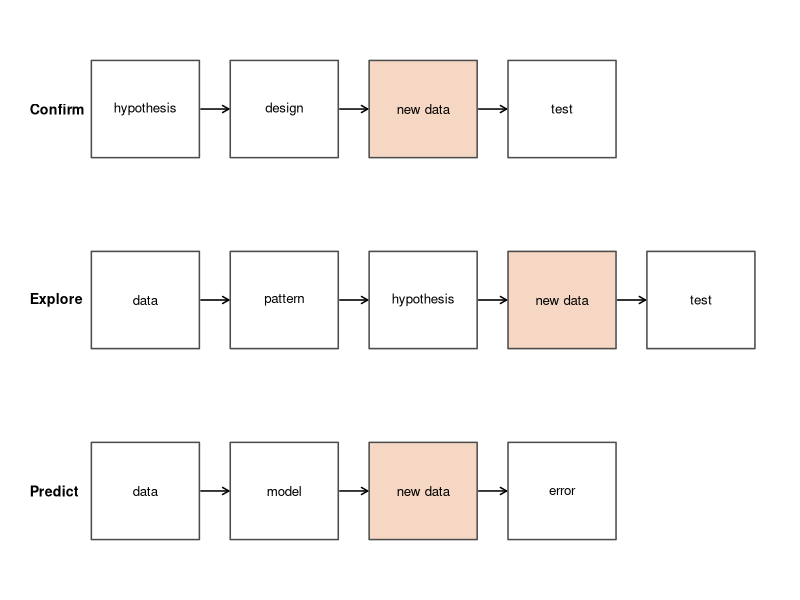
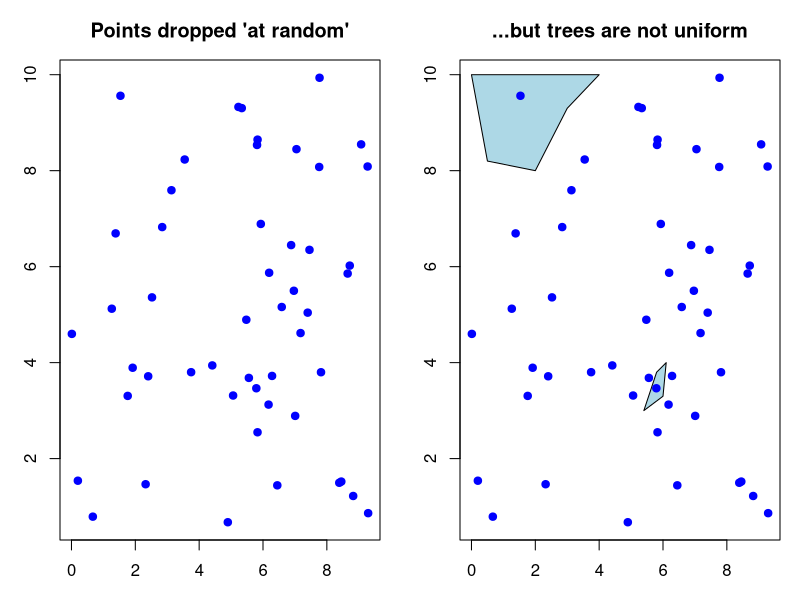
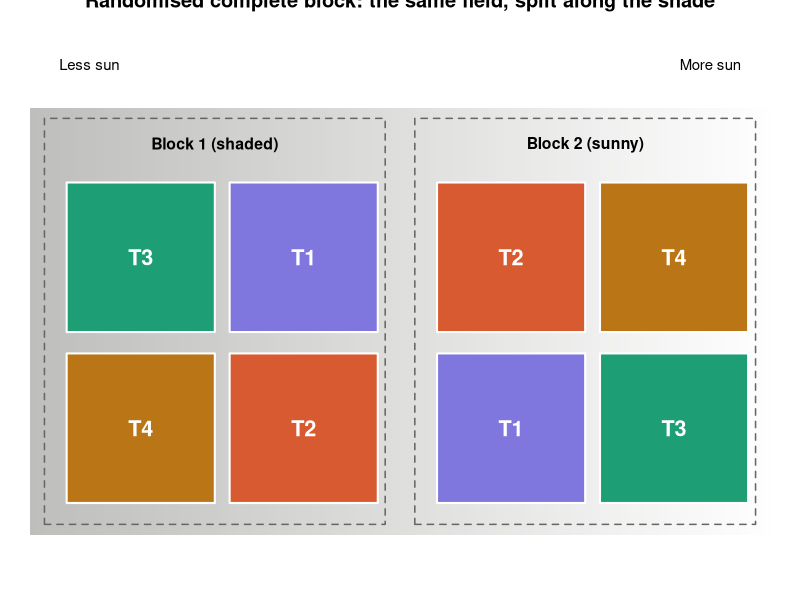
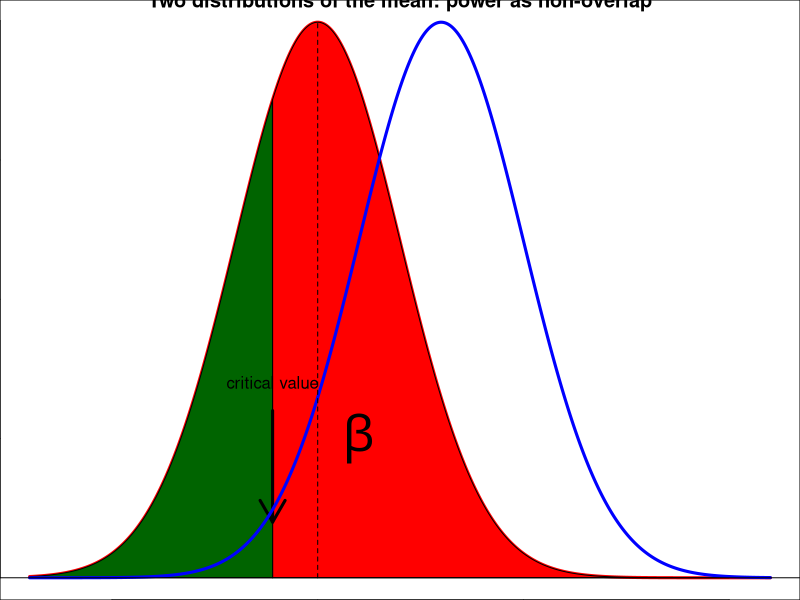
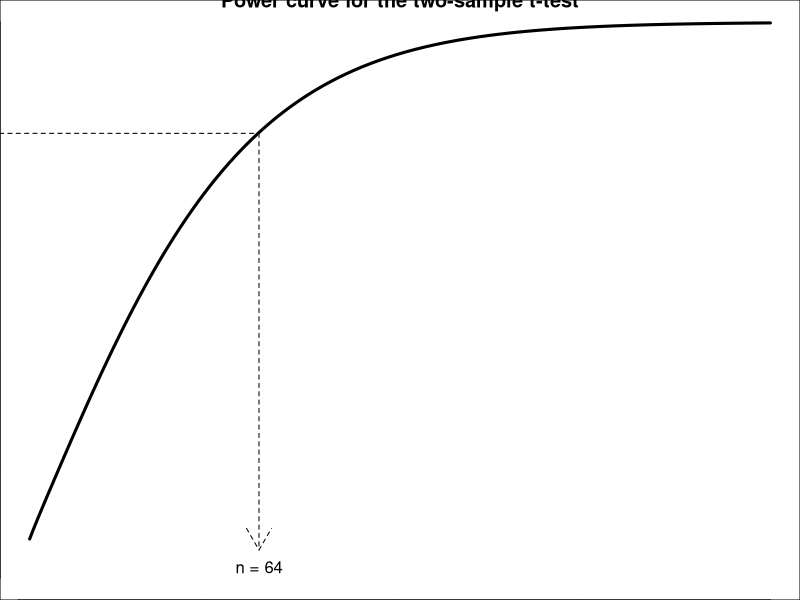
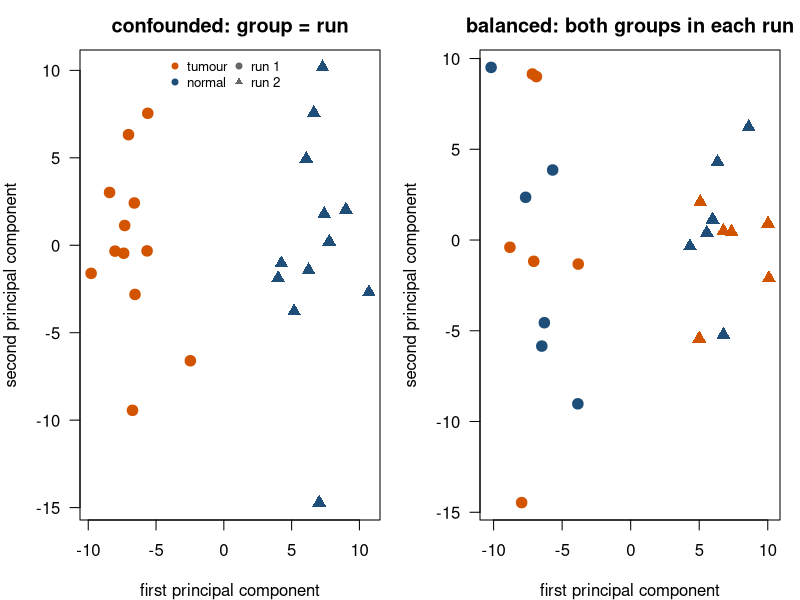
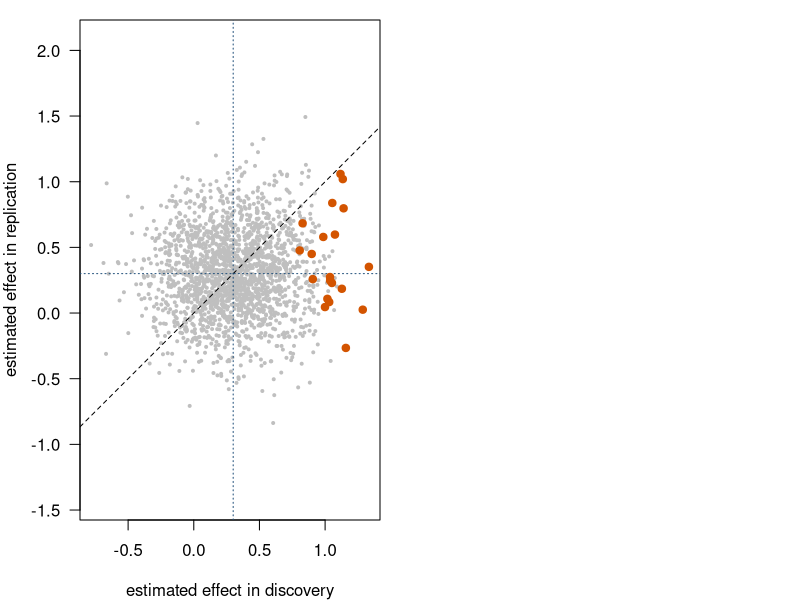

Write R code to recreate these figures, in order.
## ---- chunk 1
#| code-fold: true
#| code-summary: "Code for the diagram"
#| fig-width: 8.5
#| fig-height: 3.6
#| fig-cap: "Three kinds of question, read from left to right. The orange box marks where data that played no part in forming the hypothesis or building the model enter. In confirmatory research these are the data of the study itself, because the hypothesis was fixed beforehand. In exploration and prediction they have to be new data, and that has to be designed in."
box <- function(x, y, label, fill = "white", border = "grey30") {
  rect(x - 0.7, y - 0.28, x + 0.7, y + 0.28, col = fill, border = border, lwd = 1.5)
  text(x, y, label, cex = 0.8)
}
chain <- function(y, labels, fills, title) {
  xs <- seq(1.5, by = 1.8, length.out = length(labels))
  text(0, y, title, adj = 0, font = 2, cex = 0.85)
  for (k in seq_along(labels)) box(xs[k], y, labels[k], fills[k])
  if (length(xs) > 1) arrows(xs[-length(xs)] + 0.72, y, xs[-1] - 0.72, y, length = 0.07, lwd = 1.5)
}
new <- "#F6D7C3"; plain <- "white"
par(mar = c(0, 0, 0, 0))
plot(NA, xlim = c(0, 9.6), ylim = c(0.4, 3.6), axes = FALSE, xlab = "", ylab = "")
chain(3.1, c("hypothesis", "design", "new data", "test"), c(plain, plain, new, plain), "Confirm")
chain(2.0, c("data", "pattern", "hypothesis", "new data", "test"), c(plain, plain, plain, new, plain), "Explore")
chain(0.9, c("data", "model", "new data", "error"), c(plain, plain, new, plain), "Predict")
## ---- chunk 2
#| code-fold: true
#| code-summary: "Code for plot below"
#| 
set.seed(234)
x <- runif(50, 0, 10)
y <- runif(50, 0, 10)

op <- par(mfrow = c(1, 2), mar = c(3, 3, 3, 1))

plot(x, y, col = "blue", pch = 19, main = "Points dropped 'at random'",
     xlab = "", ylab = "")

plot(x, y, type = "n", main = "...but trees are not uniform",
     xlab = "", ylab = "")
polygon(c(0, 0.5, 2, 3, 4), c(10, 8.2, 8, 9.3, 10), col = "lightblue", lwd = 1)
polygon(c(5.4, 6.0, 6.1, 5.8), c(3, 3.3, 4, 3.8), col = "lightblue", lwd = 1)
points(x, y, pch = 19, col = "blue")

par(op)
## ---- chunk 3
#| code-fold: true
#| code-summary: "Plot generating code"
cols <- c(T1 = "#7F77DD", T2 = "#D85A30", T3 = "#1D9E75", T4 = "#BA7517")

plot(NA, xlim = c(0, 10), ylim = c(0, 5.2), axes = FALSE,
     xlab = "", ylab = "",
     main = "Randomised complete block: the same field, split along the shade")

# shade gradient: darker (less sun) on the left, fading to the right
ng <- 100
for (i in 1:ng) {
  rect((i - 1) * 10 / ng, 0.4, i * 10 / ng, 4.4,
       col = rgb(0.37, 0.37, 0.35, 0.40 * (1 - (i - 1) / ng)), border = NA)
}
text(0.4, 4.8, "Less sun", adj = 0, cex = 0.9)
text(9.6, 4.8, "More sun", adj = 1, cex = 0.9)

# the two blocks
rect(0.2, 0.5, 4.8, 4.3, border = "grey40", lty = 2, lwd = 1.5)
rect(5.2, 0.5, 9.8, 4.3, border = "grey40", lty = 2, lwd = 1.5)
text(2.5, 4.05, "Block 1 (shaded)", font = 2, cex = 0.95)
text(7.5, 4.05, "Block 2 (sunny)",  font = 2, cex = 0.95)

# helper: draw one plot cell
cell <- function(x, y, tr) {
  rect(x, y, x + 2, y + 1.4, col = cols[tr], border = "white", lwd = 2)
  text(x + 1, y + 0.7, tr, col = "white", font = 2, cex = 1.3)
}

# each block holds all four treatments, order randomised within the block
cell(0.5, 2.3, "T3"); cell(2.7, 2.3, "T1")
cell(0.5, 0.7, "T4"); cell(2.7, 0.7, "T2")
cell(5.5, 2.3, "T2"); cell(7.7, 2.3, "T4")
cell(5.5, 0.7, "T1"); cell(7.7, 0.7, "T3")
## ---- chunk 4
#| code-fold: true
#| code-summary: "Code plot below"
Length_M <- seq(8, 26, 0.01)
Density  <- dnorm(Length_M, 18, 2)   # distribution under H0 (mean 18)
Density2 <- dnorm(Length_M, 15, 2)   # distribution under HA (mean 15)

# critical value from the H0 curve
Critm <- 18 - 2 * 2.048

plot(Density2 ~ Length_M, type = "l", col = "red", lwd = 3,
     ylab = "Density", xlab = "Sample mean",
     main = "Two distributions of the mean: power as non-overlap")

# beta: the part of the HA curve in the non-rejection region (right of critical value)
cord.x <- c(Critm, seq(Critm, 25, 0.01), 25)
cord.y <- c(0, dnorm(seq(Critm, 25, 0.01), 15, 2), 0)
polygon(cord.x, cord.y, col = "red")

# power: the part of the HA curve past the critical value (left tail here)
cord.x <- c(8, seq(8, Critm, 0.01), Critm)
cord.y <- c(0, dnorm(seq(8, Critm, 0.01), 15, 2), 0)
polygon(cord.x, cord.y, col = "darkgreen")

arrows(Critm, 0.06, Critm, 0.02, lwd = 3)
text(Critm, 0.07, "critical value")
text(16, 0.05, expression(beta), cex = 3)

lines(Density ~ Length_M, col = "blue", lwd = 3)  # H0 for reference
abline(0, 0); segments(15, 0, 15, dnorm(15, 15, 2), lty = 2)
## ---- chunk 5
power.t.test(n = 15, delta = 1, sd = 2, sig.level = 0.05,
             alternative = "two.sided")
## ---- chunk 6
power.t.test(power = 0.8, delta = 1, sd = 2, sig.level = 0.05,
             alternative = "two.sided")
## ---- chunk 7
delta <- 1; sigma <- 2
c(normal_formula = 2 * (qnorm(0.975) + qnorm(0.80))^2 * sigma^2 / delta^2,
  power.t.test   = power.t.test(power = 0.8, delta = delta, sd = sigma)$n)
## ---- chunk 8
set.seed(1)
Males   <- rnorm(15, mean = 18, sd = 2)
Females <- rnorm(15, mean = 17, sd = 2)
t.test(Males, Females)$p.value
## ---- chunk 9
pval <- numeric(10000)
for (i in 1:10000) {
  A <- rnorm(20, 18, 2)   # true difference is 1, SD is 2
  B <- rnorm(20, 17, 2)
  pval[i] <- t.test(A, B)$p.value
}
sum(pval < 0.05) / 10000   # estimated power at n = 20
## ---- chunk 10
NN    <- 3:200
Power <- power.t.test(n = NN, delta = 1, sd = 2, sig.level = 0.05,
                      type = "two.sample", alternative = "two.sided")$power
plot(Power ~ NN, type = "l", lwd = 3, ylim = c(0, 1),
     main = "Power curve for the two-sample t-test",
     xlab = "n per group", ylab = "Power")
segments(-5, 0.8, 64, 0.8, lty = 2)
arrows(64, 0.8, 64, 0.05, lty = 2)
text(64, 0.02, "n = 64")
## ---- chunk 11
set.seed(2026)
n <- 100; p <- 50
X  <- matrix(rnorm(n * p), nrow = n, ncol = p)

# (a) and (b): cluster, then test the clusters
cl <- kmeans(X, centers = 2, nstart = 20)$cluster
p_values <- sapply(1:p, function(j) t.test(X[cl == 1, j], X[cl == 2, j])$p.value)
c(cluster_sizes = table(cl), p_below_0.05 = sum(p_values < 0.05),
  expected = 0.05 * p, after_BH = sum(p.adjust(p_values, method = "BH") < 0.05))
## ---- chunk 12
nearest <- function(Xnew, centers)
  apply(Xnew, 1, function(x) which.min(colSums((t(centers) - x)^2)))
agree <- function(a, b) max(mean(a == b), mean(a != b))

replicate_split <- function(X, seed) {
  set.seed(seed)
  disc <- sample(nrow(X), nrow(X) / 2); val <- setdiff(seq_len(nrow(X)), disc)
  km_disc <- kmeans(X[disc, ], centers = 2, nstart = 20)
  km_val  <- kmeans(X[val, ],  centers = 2, nstart = 20)
  agree(nearest(X[val, ], km_disc$centers), km_val$cluster)
}

Y <- X
Y[51:100, 1:10] <- Y[51:100, 1:10] + 1          # (e) a real subtype

rbind(pure_noise   = sapply(1:8, function(s) replicate_split(X, s)),
      real_subtype = sapply(1:8, function(s) replicate_split(Y, s)))
## ---- chunk 13
nearest_centroid_accuracy <- function(X_train, y_train, X_test, y_test) {
  m1 <- colMeans(X_train[y_train == 1, , drop = FALSE])
  m2 <- colMeans(X_train[y_train == 2, , drop = FALSE])
  d1 <- rowSums(sweep(X_test, 2, m1)^2)
  d2 <- rowSums(sweep(X_test, 2, m2)^2)
  mean(ifelse(d1 < d2, 1, 2) == y_test)
}
# two-sample t-test for every column of X at once
column_t_pvalues <- function(X, y) {
  a <- X[y == 1, , drop = FALSE]; b <- X[y == 2, , drop = FALSE]
  ss_a <- colSums(sweep(a, 2, colMeans(a))^2)
  ss_b <- colSums(sweep(b, 2, colMeans(b))^2)
  s2 <- (ss_a + ss_b) / (nrow(a) + nrow(b) - 2)
  t <- (colMeans(a) - colMeans(b)) / sqrt(s2 * (1 / nrow(a) + 1 / nrow(b)))
  2 * pt(-abs(t), nrow(a) + nrow(b) - 2)
}
## ---- chunk 14
one_study <- function() {
  X <- matrix(rnorm(40 * 1000), nrow = 40)
  y <- rep(1:2, each = 20)
  train <- c(sample(1:20, 10), sample(21:40, 10)); test <- setdiff(1:40, train)
  genes_all   <- order(column_t_pvalues(X, y))[1:20]                     # (a)
  genes_train <- order(column_t_pvalues(X[train, ], y[train]))[1:20]     # (b)
  acc_all   <- nearest_centroid_accuracy(X[train, genes_all], y[train],
                                         X[test, genes_all], y[test])
  acc_train <- nearest_centroid_accuracy(X[train, genes_train], y[train],
                                         X[test, genes_train], y[test])
  c(selected_on_all_samples = acc_all, selected_on_training_only = acc_train)
}
set.seed(1)
rowMeans(replicate(100, one_study()))                                     # (c)
## ---- chunk 15
#| code-fold: true
#| code-summary: "Code for the figure"
#| fig-width: 8.5
#| fig-height: 4.2
#| fig-cap: "The same technical batch effect, and no biological difference, in two designs. The samples are drawn by principal component analysis (Day 4), which places them along the directions in which they differ most. Left: all tumours were sequenced in run 1 and all normals in run 2. The two groups separate perfectly, and nothing in the data can show that this is the run. Right: each run contains six tumours and six normals. The first component now separates the runs, and within each run tumours and normals are mixed: there is no biological signal, and the run effect can be estimated and removed."
set.seed(42)
n <- 24; p <- 500
group    <- rep(c("tumour", "normal"), each = 12)
run_conf <- ifelse(group == "tumour", "run 1", "run 2")          # confounded design
run_bal  <- rep(rep(c("run 1", "run 2"), each = 6), 2)           # balanced design
simulate <- function(run) {
  X <- matrix(rnorm(n * p), n, p)
  X[run == "run 2", 1:100] <- X[run == "run 2", 1:100] + 1       # technical effect only
  X
}
X_conf <- simulate(run_conf); X_bal <- simulate(run_bal)

draw <- function(X, run, main) {
  pc <- prcomp(X)$x
  plot(pc[, 1], pc[, 2], pch = ifelse(run == "run 1", 19, 17), cex = 1.4,
       col = ifelse(group == "tumour", "#D35400", "#1F4E79"), las = 1,
       xlab = "first principal component", ylab = "second principal component", main = main)
}
par(mfrow = c(1, 2), mar = c(4, 4, 2.5, 1))
draw(X_conf, run_conf, "confounded: group = run")
legend("top", bty = "n", cex = 0.8, ncol = 2, pch = c(19, 19, 19, 17),
       col = c("#D35400", "#1F4E79", "grey40", "grey40"),
       legend = c("tumour", "normal", "run 1", "run 2"))
draw(X_bal, run_bal, "balanced: both groups in each run")
## ---- chunk 16
# genes declared "differentially expressed" at a false discovery rate of 5%
p_conf <- apply(X_conf, 2, function(g) t.test(g ~ group)$p.value)
p_bal  <- apply(X_bal,  2, function(g) anova(lm(g ~ run_bal + group))["group", "Pr(>F)"])
c(confounded = sum(p.adjust(p_conf, "BH") < 0.05),
  balanced_with_run_in_model = sum(p.adjust(p_bal, "BH") < 0.05))
## ---- chunk 17
# (1) patients needed for a 90% chance of at least 10 members of a 5% subtype
n_try <- 50:600
min(n_try[1 - pbinom(9, n_try, 0.05) >= 0.9])

# (3) standard error of an 80% accuracy, and the test size for a 95% interval of +/- 5%
c(se_50_test_samples = sqrt(0.8 * 0.2 / 50),
  n_for_plus_minus_5 = ceiling(0.8 * 0.2 * (1.96 / 0.05)^2))
## ---- chunk 18
#| code-fold: true
#| code-summary: "Code for the figure"
#| fig-width: 6
#| fig-height: 4.4
#| fig-cap: "2,000 genes, all with the same true effect of 0.3 standard deviations, measured in a discovery study and an independent replication with 20 samples per group. The 20 genes with the largest discovery t-statistics (orange) have an estimated effect of about 1 in the discovery data, but about 0.4 in the replication. They were selected partly for their luck, and the luck does not replicate."
set.seed(3)
G <- 2000; m <- 20; true_effect <- 0.3
study <- function() {
  a <- matrix(rnorm(m * G), m); b <- matrix(rnorm(m * G, true_effect), m)
  d <- colMeans(b) - colMeans(a)
  s <- sqrt((apply(a, 2, var) + apply(b, 2, var)) / 2)
  list(effect = d, t = d / (s * sqrt(2 / m)))
}
discovery <- study(); replication <- study()
top <- order(-discovery$t)[1:20]

par(mar = c(4, 4, 1, 1))
plot(discovery$effect, replication$effect, pch = 19, cex = 0.4, col = "grey75", las = 1, asp = 1,
     xlab = "estimated effect in discovery", ylab = "estimated effect in replication")
abline(0, 1, lty = 2); abline(h = true_effect, v = true_effect, col = "#1F4E79", lty = 3)
points(discovery$effect[top], replication$effect[top], pch = 19, col = "#D35400")
## ---- chunk 19
c(true_effect = true_effect,
  top20_in_discovery   = mean(discovery$effect[top]),
  top20_in_replication = mean(replication$effect[top]))

# replicates per group for 80% power: on the discovery estimate, and on the truth
c(planned_on_discovery = power.t.test(power = 0.8, delta = mean(discovery$effect[top]))$n,
  needed_for_truth     = power.t.test(power = 0.8, delta = true_effect)$n)
